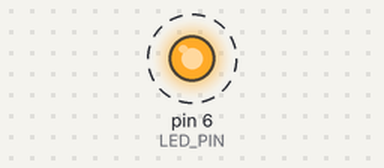
Bench run of a sketch on a simulated Arduino Uno, built with avr-gcc and run on an emulated ATmega328P. Parts: output pins drawn as LEDs (lit = HIGH). Dashed ring = blinking.

Above: at 0.5 s.
Timing chart, 0 to 4.6 s (numbered marks = the images above):
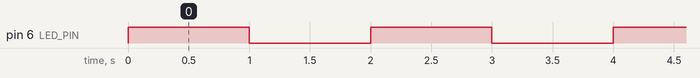

Measured:
- by itself, pin 6 (LED_PIN): alternates HIGH for 1.0 s and LOW for 1.0 s

The sketch:

1.2.TestKG.ino
```cpp
const int LED_PIN  = 6;

void setup() {
    pinMode(LED_PIN, OUTPUT);
    Serial.begin(115200);
}

void loop(){
    digitalWrite(LED_PIN, HIGH);
    delay(1000);
    digitalWrite(LED_PIN, LOW);
    delay(1000);
}
```
